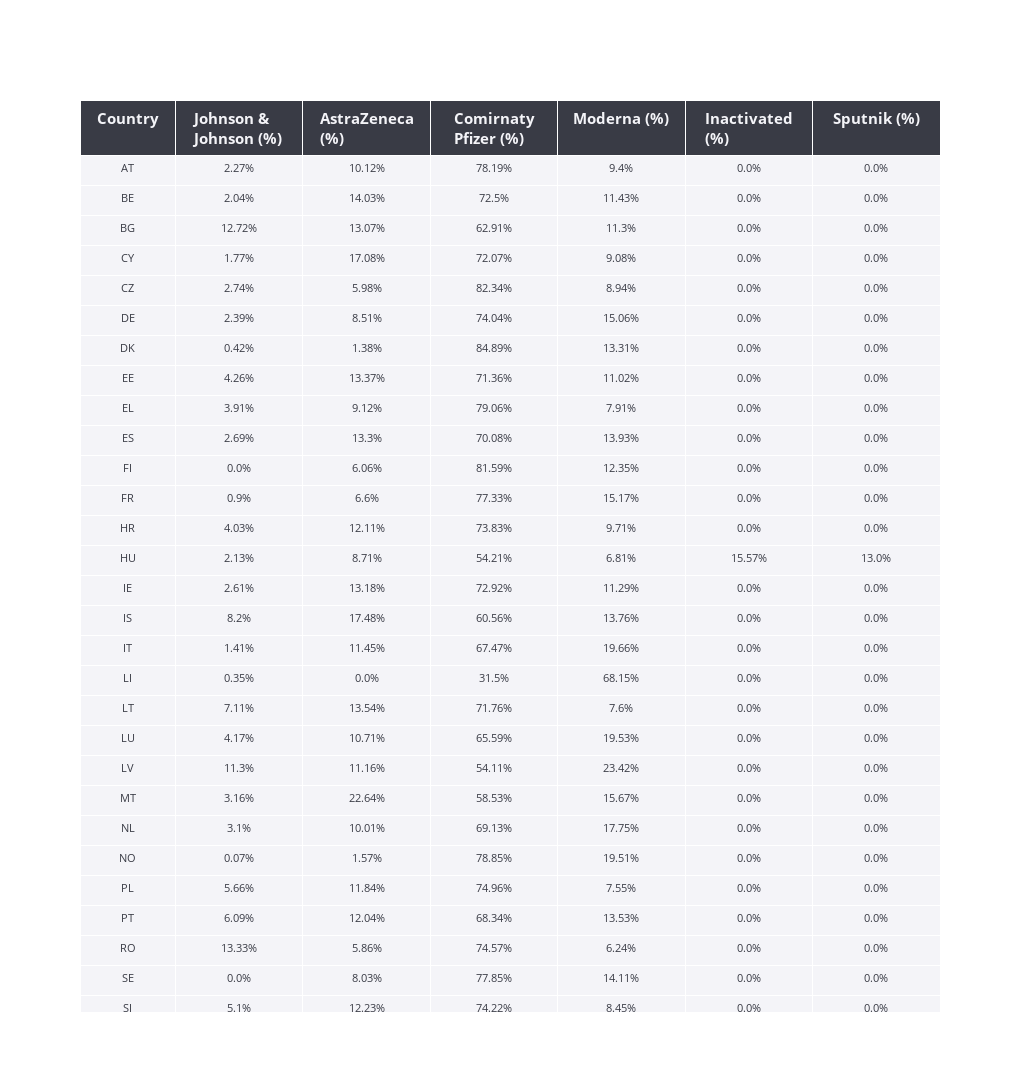

This figure's notebook cell:
### Code cell
#New lists of totale doese for each type of vaccine_______________________________________________________________________________________________________________________________
janss =  [value for value in data_covid19_ecdc_2021_bazinga[data_covid19_ecdc_2021_bazinga['Vaccine']=='JANSS']['TotDoses']]
az = [value for value in data_covid19_ecdc_2021_bazinga[data_covid19_ecdc_2021_bazinga['Vaccine']=='AZ']['TotDoses']]
com = [value for value in data_covid19_ecdc_2021_bazinga[data_covid19_ecdc_2021_bazinga['Vaccine']=='COM']['TotDoses']]
mod = [value for value in data_covid19_ecdc_2021_bazinga[data_covid19_ecdc_2021_bazinga['Vaccine']=='MOD']['TotDoses']]
becnbg = [value for value in data_covid19_ecdc_2021_bazinga[data_covid19_ecdc_2021_bazinga['Vaccine']=='BECNBG']['TotDoses']]
spu = [value for value in data_covid19_ecdc_2021_bazinga[data_covid19_ecdc_2021_bazinga['Vaccine']=='SPU']['TotDoses']]

tot = [value for value in totalVaccine_table]
#Create cell value for table_______________________________________________________________________________________________________________________________
janssPercs = [str(round((tot_vaccine / tot_doses)*100,2))+'%' for tot_vaccine, tot_doses in zip(janss, tot)]
azPercs = [str(round((tot_vaccine / tot_doses)*100,2))+ '%' for tot_vaccine, tot_doses in zip(az, tot)]  
comPercs = [str(round((tot_vaccine / tot_doses)*100,2))+ '%' for tot_vaccine, tot_doses in zip(com, tot)] 
modPercs = [str(round((tot_vaccine / tot_doses)*100,2))+ '%' for tot_vaccine, tot_doses in zip(mod, tot)] 
becnbgPerc = [str(round((tot_vaccine / tot_doses)*100,2))+ '%'  for tot_vaccine, tot_doses in  zip(becnbg, tot)] 
spuPerc = [str(round((tot_vaccine / tot_doses),2)*100)+ '%' for tot_vaccine, tot_doses in zip(spu, tot)]


# CREATE TABLE ____________________________________________________________________________________________________________________________________________________
overallVaccine_Table_2021_perc = go.Figure(data=[go.Table( columnwidth = [15,20,20, 20,20,20,20,20],
                                header=dict(values=['<b>Country</b>','<b>Johnson & Johnson (%)</b>', '<b>AstraZeneca (%)</b>', '<b>Comirnaty Pfizer (%)</b>' , '<b>Moderna (%)</b>', '<b>Inactivated (%)</b>', '<b>Sputnik (%)</b>'], 
                                # Appereance
                                        line_color='white',
                                        fill=dict(color=[palette_table[3]]),
                                        align=['center', 'center', 'center', 'center', 'center','center', 'center', 'center'],
                                        font=dict(color=palette_table[2], size=15),
                                        height=30 
                                ),
                                cells=dict(values=[
                                                    [iso for iso in ISO],
                                                    [value for value in janssPercs],
                                                    [value for value in azPercs],
                                                    [value for value in comPercs],
                                                    [value for value in modPercs],
                                                    [value for value in becnbgPerc],
                                                    [value for value in spuPerc]
                                ],
                                        # Appereance
                                                line_color='white',
                                                fill=dict(color=[palette_table[2], palette_table[2], palette_table[2], palette_table[2], palette_table[2], palette_table[2], palette_table[2], palette_table[2]]),
                                                align=['center', 'center', 'center', 'center', 'center','center', 'center', 'center'],
                                                font=dict(color=palette_table[3], size=11),
                                                height=30                               
                                            )                                                  
                                )
                     ])

overallVaccine_Table_2021_perc.update_layout(height=1220, width=1020)

### Figure 1 — Plotly figure (JSON) as saved in the notebook; plotly's stock layout.template omitted (floating-point values rounded to 4 significant figures; data arrays with more than 128 entries replaced by an {"elided": "..."} marker saying what was removed)
{"data": [{"cells": {"align": ["center", "center", "center", "center", "center", "center", "center", "center"], "fill": {"color": ["#F4F4F8", "#F4F4F8", "#F4F4F8", "#F4F4F8", "#F4F4F8", "#F4F4F8", "#F4F4F8", "#F4F4F8"]}, "font": {"color": "#393B45", "size": 11}, "height": 30, "line": {"color": "white"}, "values": {"elided": "7x30 str values"}}, "columnwidth": [15, 20, 20, 20, 20, 20, 20, 20], "header": {"align": ["center", "center", "center", "center", "center", "center", "center", "center"], "fill": {"color": ["#393B45"]}, "font": {"color": "#F4F4F8", "size": 15}, "height": 30, "line": {"color": "white"}, "values": ["<b>Country</b>", "<b>Johnson & Johnson (%)</b>", "<b>AstraZeneca (%)</b>", "<b>Comirnaty Pfizer (%)</b>", "<b>Moderna (%)</b>", "<b>Inactivated (%)</b>", "<b>Sputnik (%)</b>"]}, "type": "table"}], "layout": {"height": 1220, "width": 1020}}
